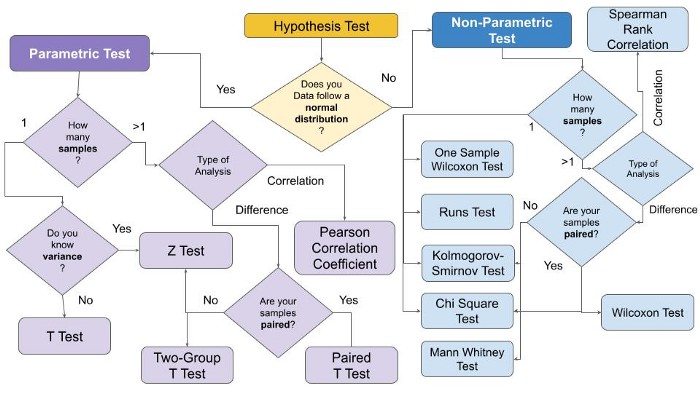
#> input picture HypothesisTesting/which_test.jpg, 700 x 393 px, given in place of img1AverageRotated.png, which was not available
$ python DetectDiff2.py
#> lines starting #> are read from the running program, lines starting #| are printed output that depends on the picture; pictures that were not available may be replaced by others from this repository, and a replacement may not be noted
# -*- coding: utf-8 -*-
"""
Created on Tue Feb  1 17:10:49 2022

@author: antona
"""

from skimage.metrics import structural_similarity
import argparse
import imutils
import cv2


# load the two input images
imageA = cv2.imread('c:\\temp\\img1AverageRotated.png')
#> imageA is the input picture: shape (393, 700, 3); mean B, G, R 235, 230.4, 229
imageB = cv2.imread('c:\\temp\\img2AverageRotated.png')
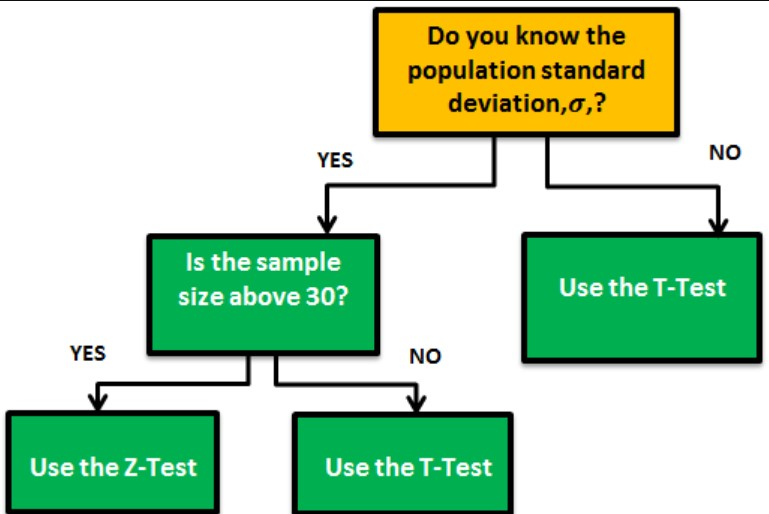
#> input picture HypothesisTesting/z-test-vs-t-test.jpg, 769 x 514 px, given in place of img2AverageRotated.png, which was not available
#> imageB is the input picture: shape (514, 769, 3); mean B, G, R 177.5, 212.3, 180.1

# convert the images to grayscale
grayA = cv2.cvtColor(imageA, cv2.COLOR_BGR2GRAY)
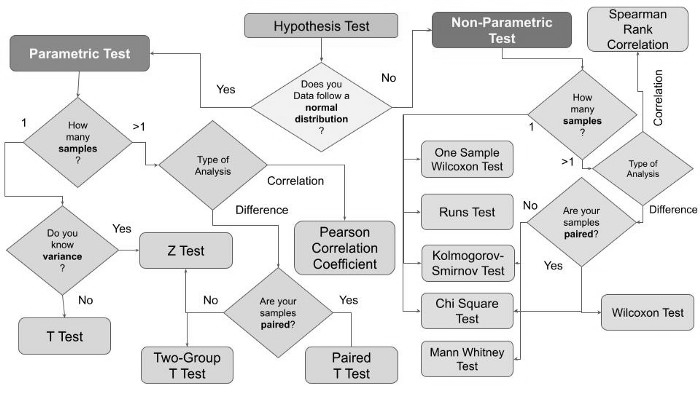
#> grayA: shape (393, 700); min 0, max 255, mean 230.5
grayB = cv2.cvtColor(imageB, cv2.COLOR_BGR2GRAY)
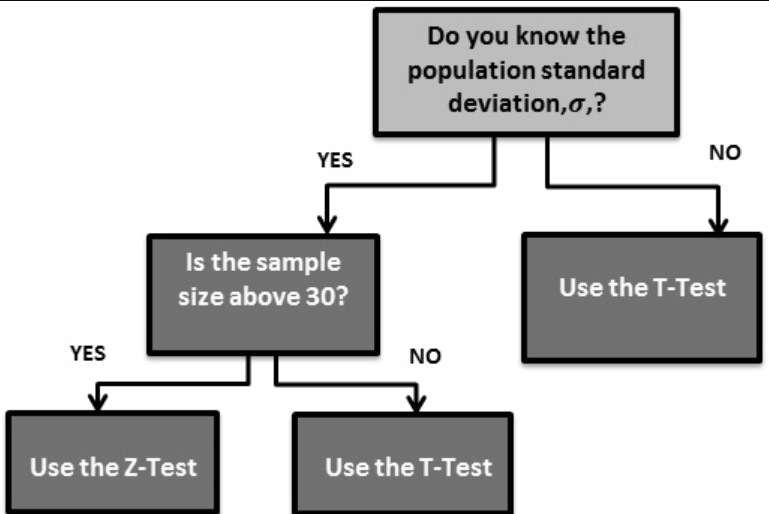
#> grayB: shape (514, 769); min 0, max 255, mean 198.7
# compute the Structural Similarity Index (SSIM) between the two
# images, ensuring that the difference image is returned
#> (the run stopped early here; a loop or call above may not have finished)
